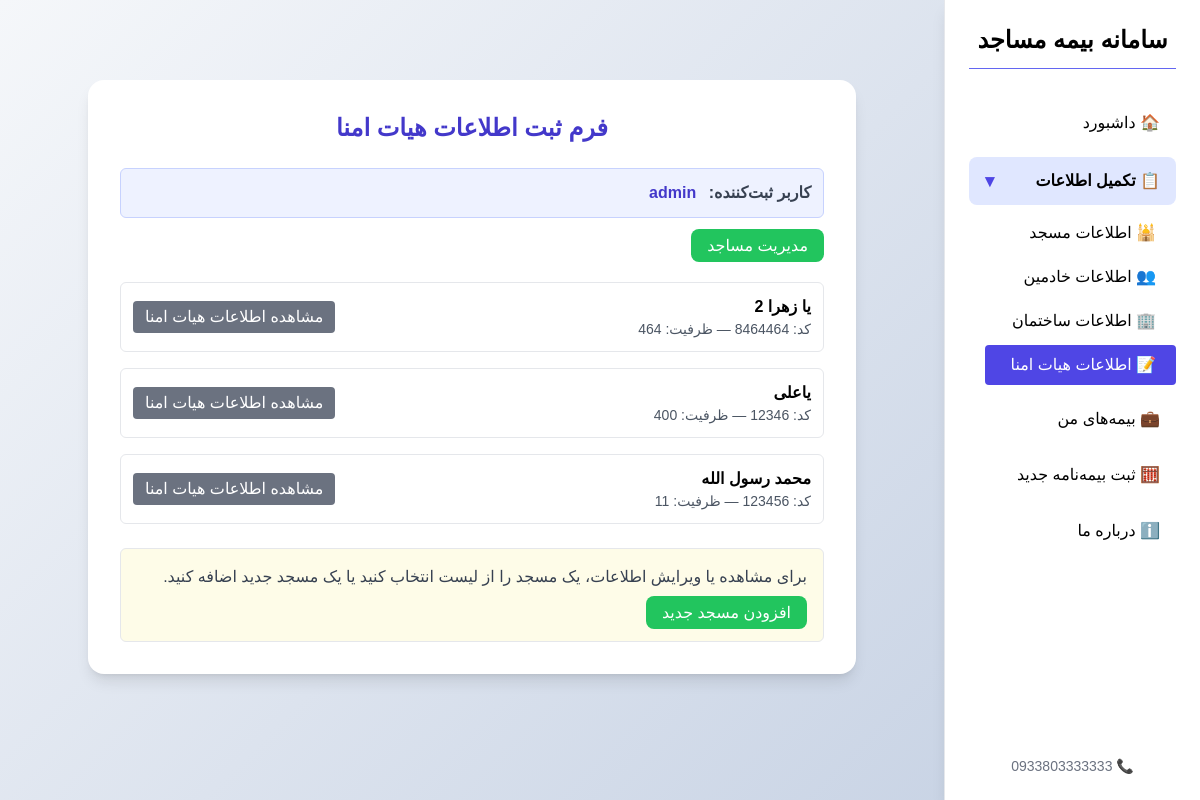
/account/boardform/ (signed in), run on the app's committed database.
### forms/models.py (models this page shows, shortened)
class Signup(models.Model):
    username=models.CharField(max_length=20,verbose_name="نام کاربری",unique=True)
    password=models.CharField(max_length=200,verbose_name="رمز عبور")
    email=models.EmailField(verbose_name="ایمیل",unique=True)
    class Meta:
        verbose_name="کاربران"

class MainRegistration(models.Model):
    registration=models.ForeignKey(Signup,on_delete=models.CASCADE,related_name="mosque",verbose_name="کاربر ثبت کننده")
    mosque_name=models.CharField(max_length=50,verbose_name="نام مسجد")
    mosque_id=models.IntegerField(verbose_name="کد شناسایی مسجد")
    mosque_Capacity=models.IntegerField(validators=[MinValueValidator(10)],verbose_name='ظرفیت نمازگزار')
    mosque_postalcode=models.CharField(verbose_name="کدپستی مسجد",validators=[MinLengthValidator(9)],max_length=11)
    mosque_address=models.CharField(max_length=200,verbose_name="آدرس مسجد")
    mosque_phone=models.CharField(verbose_name="تلفن ثابت مسجد",blank=True,max_length=11,validators=[MinLengthValidator(11)])
    created_phone=models.CharField(verbose_name="تلفن موبایل",max_length=11,validators=[MinLengthValidator(11)],unique=True)
    create_date=models.DateTimeField(auto_now_add=True)
    class Meta:
        verbose_name="لیست مساجد"

### forms/views.py (the view)
@custom_login_required
def trusteesboard_view(request):
    signup = get_signup_from_session(request)
    mosque_id = request.GET.get('mosque_id') or request.POST.get('mosque_id')
    if mosque_id:
        main_reg = MainRegistration.objects.filter(registration=signup, id=mosque_id).first()
    else:
        main_reg = MainRegistration.objects.filter(registration=signup).first()
    mains = MainRegistration.objects.filter(registration=signup)
    selected = mains.filter(id=mosque_id).first() if mosque_id else None
    has_active_policy = bool(selected and mosque_has_active_policy(signup, selected))
    if not main_reg:
        messages.error(request, "ابتدا فرم اطلاعات اصلی مسجد را تکمیل کنید.")
        return redirect('/account/mainform/')  # مسیر فرم مسجد
    editing = request.GET.get("edit") == "true"
    if selected and mosque_has_active_policy(signup, selected) and request.GET.get('edit') == 'true' and not request.GET.get('endorsement') == 'true':
        messages.warning(
            request,
            "بدلیل داشتن بیمه نامه فعال شما مجاز به تغییر اطلاعات خود نیستید مگر آن که درخواست الحاقیه کنید."
        )
        return redirect(f'/insurance/request-endorsement/?mosque_id={selected.id}')
    if request.method == 'POST':
        data = TrusteesBoard.objects.filter(registration=main_reg).first()
        form = TrusteesBoard_form(request.POST, instance=data)
        if form.is_valid():
            trustees = form.save(commit=False)
            trustees.registration = main_reg
            trustees.save()
            messages.success(request, "اطلاعات هیات امنا ذخیره شد ✅")
            return redirect(f'/account/mainform/?mosque_id={main_reg.id}')
    else:
        data = TrusteesBoard.objects.filter(registration=main_reg).first()
        form = TrusteesBoard_form(instance=data)
        if not editing:
            for field in form.fields.values():
                field.widget.attrs['disabled'] = 'disabled'
    return render(request, 'boardform.html', {
        'form': form,
        'signup': signup,
        'editing': editing,
        'mosque_id': main_reg.id if main_reg else None,
        'mosque_name': main_reg.mosque_name if main_reg else None,
        'mains': mains,
        'selected': selected,
        'has_active_policy': has_active_policy,
    })

### forms/views.py (called while the page is built)
def get_signup_from_session(request): #get username
    user=request.session.get('username')
    if user:
        try:
            signup=Signup.objects.filter(username=user).first()
        except Signup.DoesNotExist:
            messages.warning(request,"کاربری شما یافت نشد، لطفا دوباره وارد شوید")
            return None
    else:
        messages.warning(request,"ابتدا وارد شوید!")
        return None
    return signup

### forms/templates/boardform.html (shortened to what this page needs)
{% extends "base.html" %}
{% load static %}
{% block content %}
<body class="bg-slate-100 min-h-screen flex items-center justify-center">
  <div class="w-full max-w-3xl bg-white rounded-2xl shadow-lg p-8 mx-auto mt-12">
    <h2 class="text-2xl font-bold text-center text-indigo-700 mb-6">فرم ثبت اطلاعات هیات امنا</h2>
    {% if signup %}
      <div class="bg-indigo-50 p-3 rounded-md text-gray-700 border border-indigo-200 mb-4">
        <strong>کاربر ثبت‌کننده:</strong>
        <span class="text-indigo-700 font-semibold mr-2">{{ signup.username }}</span>
      </div>
    {% endif %}
    {% if not selected %}
      <div class="mb-6 flex justify-between items-center">
        <div>
          <a href="/account/mainform/" class="bg-green-500 text-white py-2 px-4 rounded-lg hover:bg-green-600">مدیریت مساجد</a>
        </div>
      </div>
      {% if mains %}
        <div class="grid grid-cols-1 gap-4 mb-6">
          {% for m in mains %}
            <div class="p-3 border rounded-md flex justify-between items-center">
              <div>
                <div class="font-semibold">{{ m.mosque_name }}</div>
                <div class="text-sm text-gray-600">کد: {{ m.mosque_id }} — ظرفیت: {{ m.mosque_Capacity }}</div>
              </div>
              <div class="flex items-center gap-3">
                <a href="/account/boardform/?mosque_id={{ m.id }}" class="bg-gray-500 text-white px-3 py-1 rounded">مشاهده اطلاعات هیات امنا</a>
              </div>
            </div>
          {% endfor %}
        </div>
      {% endif %}
    {% endif %}
    {% if selected or editing %}
    <form method="post" class="space-y-5">
      {% csrf_token %}
      <input type="hidden" name="mosque_id" value="{{ mosque_id }}">
    {% for field in form %}
      <div>
        <label class="block text-gray-700 mb-1" for="{{ field.id_for_label }}">{{ field.label }}</label>
        {{ field }}
        {% if field.errors %}
          <p class="text-red-500 text-sm mt-1">{{ field.errors.0 }}</p>
        {% endif %}
      </div>
    {% endfor %}
    <div class="pt-4 flex justify-between items-center">
      {% if not editing %}
        {% if has_active_policy %}
          <button type="button" class="open-endorsement-modal bg-yellow-500 text-white py-2 px-4 rounded-lg hover:bg-yellow-600 transition-all" data-mosque-id="{{ mosque_id }}">
            درخواست تغییر اطلاعات
          </button>
        {% else %}
          <a href="?mosque_id={{ mosque_id }}&edit=true" class="bg-yellow-500 text-white py-2 px-4 rounded-lg hover:bg-yellow-600 transition-all">
            درخواست تغییر اطلاعات
          </a>
        {% endif %}
      {% endif %}
      <button type="submit" class="w-full {% if not editing %}hidden{% endif %} bg-indigo-600 text-white py-2 rounded-lg hover:bg-indigo-700 transition-all">
        ثبت اطلاعات
      </button>
    </div>
    </form>
    {% else %}
      <div class="p-4 bg-yellow-50 border rounded-md text-gray-700">
        برای مشاهده یا ویرایش اطلاعات، یک مسجد را از لیست انتخاب کنید یا یک مسجد جدید اضافه کنید.
        <div class="mt-3">
          <a href="/account/mainform/?new=true" class="bg-green-500 text-white py-2 px-4 rounded-lg hover:bg-green-600">افزودن مسجد جدید</a>
        </div>
      </div>
    {% endif %}
</div>
</body>
{% endblock %}

### bimemasajed1/static/css/style.css (style rules this page uses)
body { font-family: 'Vazirmatn', sans-serif; background: linear-gradient(135deg, #f5f7fa 0%, #c3cfe2 100%); min-height: 100vh; }

### data on the page
Signup: username "admin"
MainRegistration: mosque_name "یا زهرا 2", mosque_id "8464464", mosque_Capacity "464"
MainRegistration: mosque_name "یاعلی", mosque_id "12346", mosque_Capacity "400"
MainRegistration: mosque_name "محمد رسول الله", mosque_id "123456", mosque_Capacity "11"
